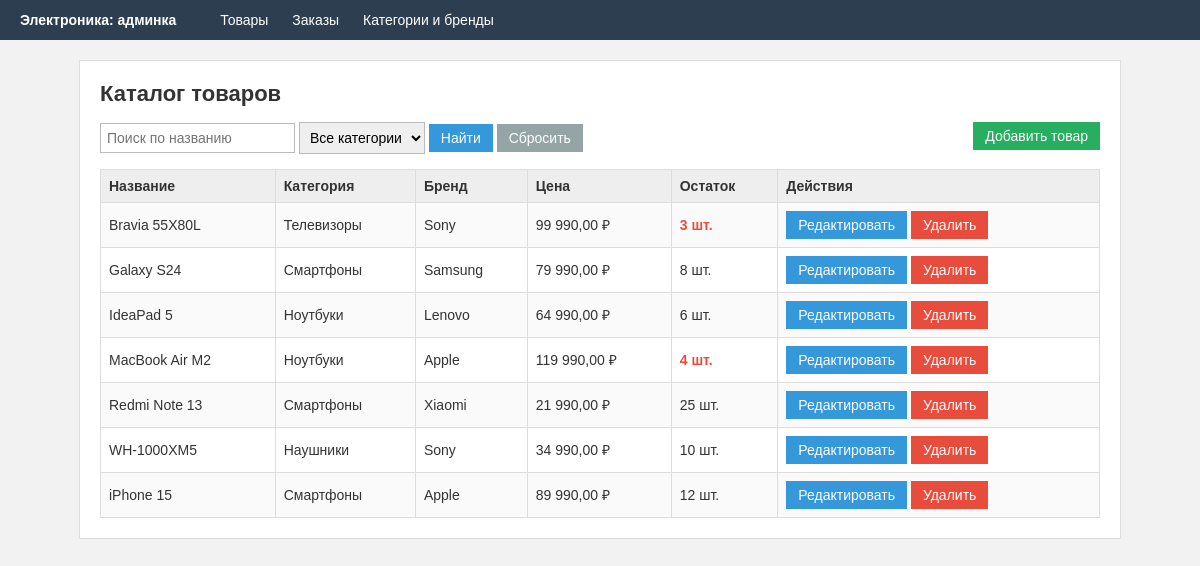
The page / on the database its author committed.
### tables this page shows
CREATE TABLE products (
    id INTEGER PRIMARY KEY AUTOINCREMENT,
    name VARCHAR(255) NOT NULL,
    price DECIMAL(10,2) NOT NULL DEFAULT 0,
    description TEXT,
    stock_quantity INT NOT NULL DEFAULT 0,
    category_id INT,
    brand_id INT,
    FOREIGN KEY (category_id) REFERENCES categories(id),
    FOREIGN KEY (brand_id) REFERENCES brands(id)
);

CREATE TABLE categories (
    id INTEGER PRIMARY KEY AUTOINCREMENT,
    name VARCHAR(100) NOT NULL
);

CREATE TABLE brands (
    id INTEGER PRIMARY KEY AUTOINCREMENT,
    name VARCHAR(100) NOT NULL
);

### app.py (the view)
@app.route('/')
def products():
    search = request.args.get('search', '').strip()
    category_id = request.args.get('category_id', 0, type=int)
    sql = '''SELECT p.*, c.name AS category_name, b.name AS brand_name
             FROM products p
             LEFT JOIN categories c ON c.id = p.category_id
             LEFT JOIN brands b ON b.id = p.brand_id
             WHERE 1 = 1'''
    params = []
    if search:
        sql += ' AND p.name LIKE ?'
        params.append('%' + search + '%')
    if category_id:
        sql += ' AND p.category_id = ?'
        params.append(category_id)
    sql += ' ORDER BY p.name'
    conn = get_db()
    product_list = conn.execute(sql, params).fetchall()
    categories = conn.execute('SELECT * FROM categories ORDER BY name').fetchall()
    conn.close()
    return render_template('products.html', products=product_list, categories=categories,
                           search=search, category_id=category_id, message=request.args.get('message'))

### app.py (called while the page is built)
def get_db():
    conn = sqlite3.connect(DB_FILE)
    conn.row_factory = sqlite3.Row
    conn.execute('PRAGMA foreign_keys = ON')
    return conn

@app.template_filter('money')
def money(value):
    return '{:,.2f}'.format(float(value or 0)).replace(',', ' ').replace('.', ',') + ' ₽'

@app.context_processor
def add_statuses():
    return {'statuses': STATUSES}

### templates/products.html (shortened to what this page needs)
{% extends 'base.html' %}
{% block content %}
<h1>Каталог товаров</h1>
<form method="get" class="filters">
    <input type="text" name="search" placeholder="Поиск по названию" value="{{ search }}">
    <select name="category_id">
        <option value="0">Все категории</option>
    </select>
    <button type="submit" class="btn">Найти</button>
    <a href="{{ url_for('products') }}" class="btn btn-gray">Сбросить</a>
    <a href="{{ url_for('product_form') }}" class="btn btn-green" style="float: right;">Добавить товар</a>
</form>
<table>
    <tr>
        <th>Название</th>
        <th>Категория</th>
        <th>Бренд</th>
        <th>Цена</th>
        <th>Остаток</th>
        <th>Действия</th>
    </tr>
    {% for product in products %}
        <tr>
            <td>{{ product.name }}</td>
            <td>{{ product.category_name or '' }}</td>
            <td>{{ product.brand_name or '' }}</td>
            <td>{{ product.price | money }}</td>
            <td {% if product.stock_quantity < 5 %}class="low-stock"{% endif %}>{{ product.stock_quantity }} шт.</td>
            <td>
                <a href="{{ url_for('product_form', product_id=product.id) }}" class="btn">Редактировать</a>
                <form method="post" action="{{ url_for('product_delete', product_id=product.id) }}" style="display: inline;" onsubmit="return confirm('Удалить товар?');">
                    <button type="submit" class="btn btn-red">Удалить</button>
                </form>
            </td>
        </tr>
    {% else %}
        <tr>
            <td colspan="6">Товары не найдены.</td>
        </tr>
    {% endfor %}
</table>
{% endblock %}

### templates/base.html (shortened to what this page needs)
<!DOCTYPE html>
<html lang="ru">
<head>
    <link rel="stylesheet" href="{{ url_for('static', filename='style.css') }}">
</head>
<body>
<div class="menu">
    <span class="logo">Электроника: админка</span>
    <a href="{{ url_for('products') }}">Товары</a>
    <a href="{{ url_for('orders') }}">Заказы</a>
    <a href="{{ url_for('directory') }}">Категории и бренды</a>
</div>
<div class="container">
    {% block content %}{% endblock %}
</div>
</body>
</html>

### static/style.css (style rules this page uses)
body { margin: 0; font-family: Arial, sans-serif; font-size: 14px; background: #f2f2f2; color: #333; }
.menu { background: #2c3e50; padding: 12px 20px; }
.menu a { color: #fff; text-decoration: none; margin-right: 20px; }
.menu .logo { color: #fff; font-weight: bold; margin-right: 40px; }
.container { max-width: 1000px; margin: 20px auto; background: #fff; padding: 20px; border: 1px solid #ddd; }
h1 { margin-top: 0; font-size: 22px; }
table { width: 100%; border-collapse: collapse; margin-top: 15px; }
th, td { border: 1px solid #ddd; padding: 8px; text-align: left; }
th { background: #eee; }
tr:nth-child(even) { background: #fafafa; }
input[type=text], input[type=number], select, textarea { padding: 6px; border: 1px solid #bbb; font-size: 14px; }
.btn { display: inline-block; padding: 6px 12px; background: #3498db; color: #fff; border: none; text-decoration: none; cursor: pointer; font-size: 14px; }
.btn-green { background: #27ae60; }
.btn-red { background: #e74c3c; }
.btn-gray { background: #95a5a6; }
.filters { margin-bottom: 10px; }
.low-stock { color: #e74c3c; font-weight: bold; }

### rows shown on the page
products: name "Bravia 55X80L", name "Телевизоры", name "Sony", price "99 990,00 ₽", stock_quantity "3"
products: name "Galaxy S24", name "Смартфоны", name "Samsung", price "79 990,00 ₽", stock_quantity "8"
products: name "IdeaPad 5", name "Ноутбуки", name "Lenovo", price "64 990,00 ₽", stock_quantity "6"
products: name "MacBook Air M2", name "Ноутбуки", name "Apple", price "119 990,00 ₽", stock_quantity "4"
products: name "Redmi Note 13", name "Смартфоны", name "Xiaomi", price "21 990,00 ₽", stock_quantity "25"
products: name "WH-1000XM5", name "Наушники", name "Sony", price "34 990,00 ₽", stock_quantity "10"
products: name "iPhone 15", name "Смартфоны", name "Apple", price "89 990,00 ₽", stock_quantity "12"
